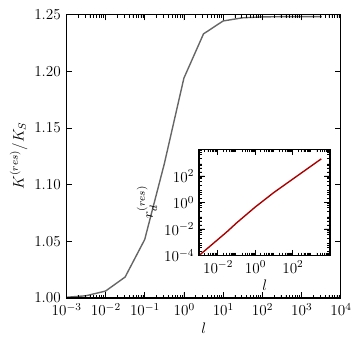

Here is the Python script that generated this plot:
#!/usr/bin/env python

import numpy as np
import matplotlib.pyplot as mp
import math
from scipy.optimize import curve_fit
import sympy

kt = 1.
d = 1.
u = -3.
g=1

rdvalues = 10**np.arange(-6,5,0.005)
tvalues = 10**np.arange(-4,4.05,0.05)

def calc_rate(u,rd,g,t,kt,d):

    x = sympy.Symbol('x')
    a = sympy.Symbol('a')
    b = sympy.Symbol('b')
   
    k=(-2*sympy.exp(u+2*(1+b)*x)*(1+a*x)*(-1+b*x)-2*b*sympy.exp((2+a+b)*x)*x*(1+b*x)+2*b*sympy.exp((3*a+b)*x)*x*(1+b*x)
            -4*b*sympy.exp(u+3*a*x+b*x)*x*(1+b*x)+2*b*sympy.exp(2*u+3*a*x+b*x)*x*(1+b*x)
            +4*b*sympy.exp(u+(2+a+b)*x)*x*(1+b*x)-2*b*sympy.exp(2*u+(2+a+b)*x)*x*(1+b*x)
            +sympy.exp(4*a*x)*(-1+a*x)*(1+b*x)-sympy.exp(2*(1+a)*x)*(-1+a*x)*(1+b*x)
            -2*sympy.exp(u+4*a*x)*(-1+a*x)*(1+b*x)+sympy.exp(2*u+4*a*x)*(-1+a*x)*(1+b*x)
            -2*sympy.exp(u+2*(1+a)*x)*(1+a*x)*(1+b*x)-sympy.exp(2*(u+x+b*x))*(1+a*x)*(1+b*x)
            -sympy.exp(2*(u+(a+b)*x))*(-1+3*a*x)*(1+b*x)+sympy.exp(2*(u+x+a*x))*(1+3*a*x)*(1+b*x)
            +sympy.exp(2*(1+b)*x)*(1+a*x)*(-1+3*b*x)-sympy.exp(2*(a+b)*x)*(1+a*x)*(-1+3*b*x)
            +2*sympy.exp(u+2*(a+b)*x)*(-1+b*x+a*(x-5*b*x*x)))/(2*sympy.exp(u+2*(1+b)*x)*(1+a*x)*(1+(-2+b)*x)
            +2*sympy.exp((2+a+b)*x)*x*(-2+a-a*x+a*a*x-b*x)-4*sympy.exp(u+(2+a+b)*x)*x*(-2+a-a*x+a*a*x-b*x)
            +2*sympy.exp(2*u+(2+a+b)*x)*x*(-2+a-a*x+a*a*x-b*x)+2*sympy.exp(u+2*(1+a)*x)*(-1+(-2+a)*x)*(1+b*x)
            +sympy.exp(4*a*x)*(-1+a*x)*(1+b*x)-2*sympy.exp(u+4*a*x)*(-1+a*x)*(1+b*x)
            +sympy.exp(2*u+4*a*x)*(-1+a*x)*(1+b*x)+sympy.exp(2*(u+x+a*x))*(1+(2+a)*x)*(1+b*x)
            -sympy.exp(2*(1+a)*x)*(-1+(-2+3*a)*x)*(1+b*x)+sympy.exp(2*(1+b)*x)*(1+a*x)*(-1+(2+b)*x)
            -sympy.exp(2*(u+x+b*x))*(1+a*x)*(1+(-2+3*b)*x)-sympy.exp(2*(u+(a+b)*x))*(-1+(4+a-3*b)*x+3*(a*(-2+b)+2*b)*x*x)
            -sympy.exp(2*(a+b)*x)*(-1+(4-3*a+b)*x+(-2*b+a*(2+3*b))*x*x)
            -2*sympy.exp(u+2*(a+b)*x)*(1+(-4+a+b)*x+(-2*b+a*(2+5*b))*x*x)
            +2*sympy.exp((3*a+b)*x)*x*(2+a*a*x+b*x-a*(1+x))-4*sympy.exp(u+3*a*x+b*x)*x*(2+a*a*x+b*x-a*(1+x))
            +2*sympy.exp(2*u+3*a*x+b*x)*x*(2+a*a*x+b*x-a*(1+x)))
    tmp = k.subs(x,1./rd).subs(a,1+t).subs(b,1+(1+g)*t)
    out = tmp.evalf()
    return out


#tvalues = 10**np.arange(-2,2,1.)
print tvalues
#gvalues = [0.1,1,10]
arates = np.zeros((np.shape(rdvalues)[0],2))
kmax = np.zeros((np.shape(tvalues)[0],5))

g_index = -1
istop = 100
istart = 0

t_index = -1
for t in tvalues:
    t_index = t_index + 1
    arates[:,:] = 0.
    for i in range(istart,istop,1):
        rate = calc_rate(u,rdvalues[i],g,t,kt,d)
        if math.isnan(rate):
            break
        arates[i,1] = rate
        arates[i,0] = rdvalues[i]
    #fig = mp.figure()
    #axn = fig.add_subplot(111)
    #axn.plot(arates[:,0], arates[:,1])
    #axn.set_xscale('log')
    #mp.show()
    indices = np.argmax(arates[:,1])
    kmax[t_index,:-1] = [t, g, arates[indices,0], arates[indices,1]]
    istop = min(indices + 100,np.shape(rdvalues)[0])
    istart = max(0,indices-10)
    print t, istart, istop, np.shape(rdvalues)[0], t/kmax[t_index,2]
#    popt, cov = curve_fit(powerlaw, kmax[:,g_index,2], kmax[:,g_index,0])
#    print cov, popt, g, t
#    fit_parameters[g_index,:] = g, popt[0], popt[1]


print kmax
np.savetxt('l_att_power.data', kmax, delimiter = '\t')
for i,  t in enumerate(tvalues):
    kmax[i,4] = kmax[i,0]/kmax[i,2]
np.savetxt('l_att_power_resized.data', kmax, delimiter = '\t')

#Direct input
mp.rcParams['text.latex.preamble']=[r"\usepackage{lmodern}"]
#Options
params = {'text.usetex' : True,
          'font.size' : 11,
          'font.family' : 'lmodern',
          'text.latex.unicode': True,
          }
mp.rcParams.update(params)


fig2 = mp.figure()
ax2 = fig2.add_subplot(111)
mp.plot(kmax[:,0], kmax[:,3], color = '#666666')

ax2.set_xscale('log')
ax2.set_xlabel('$l$')
ax2.set_ylabel('$k^{(res)}/k_S$')
ax2.text(0.05, 0.95, 'B)', transform=ax2.transAxes, fontsize=12, va='top')

ax1 = mp.axes([0.5,0.22,.37,.3])
mp.plot(kmax[:,0], kmax[:,2], label=('g = %1.1f' %kmax[1,1]), color = '#aa0000')

ax1.set_xlabel(r'$l$')
ax1.set_ylabel(r'$r_d^{(res)}$')
ax1.set_yscale('log')
ax1.set_xscale('log')
ax1.set_xticks([0.01, 1, 100])
ax1.set_yticks([0.0001,0.01,1,100])
ax1.get_xaxis().get_major_formatter().labelOnlyBase = False
ax1.get_yaxis().get_major_formatter().labelOnlyBase = False
#You must select the correct size of the plot in advance
fig2.set_size_inches(3.54,3.54)


mp.savefig("l_att_power.pdf",
            #This is simple recomendation for publication plots
            dpi=1000,
            # Plot will be occupy a maximum of available space
            bbox_inches='tight',
            )


